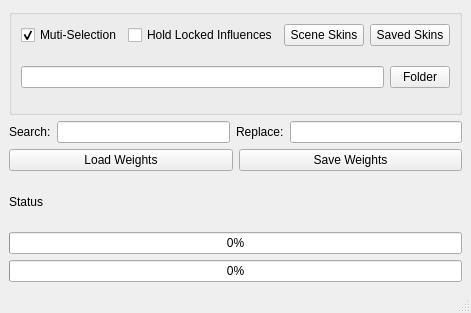
<?xml version="1.0" encoding="UTF-8"?>
<ui version="4.0">
 <class>saveWeightsWin</class>
 <widget class="QMainWindow" name="saveWeightsWin">
  <property name="geometry">
   <rect>
    <x>0</x>
    <y>0</y>
    <width>433</width>
    <height>313</height>
   </rect>
  </property>
  <property name="sizePolicy">
   <sizepolicy hsizetype="Fixed" vsizetype="Fixed">
    <horstretch>0</horstretch>
    <verstretch>0</verstretch>
   </sizepolicy>
  </property>
  <property name="windowTitle">
   <string>MainWindow</string>
  </property>
  <widget class="QWidget" name="centralwidget">
   <layout class="QVBoxLayout" name="verticalLayout_4">
    <item>
     <layout class="QVBoxLayout" name="verticalLayout">
      <item>
       <widget class="QGroupBox" name="saveLoadGrpBoxLayout">
        <property name="title">
         <string/>
        </property>
        <layout class="QVBoxLayout" name="verticalLayout_3">
         <item>
          <layout class="QHBoxLayout" name="horizontalLayout_3">
           <item>
            <widget class="QCheckBox" name="multiSelectionCheckBox">
             <property name="text">
              <string>Muti-Selection</string>
             </property>
             <property name="checked">
              <bool>true</bool>
             </property>
            </widget>
           </item>
           <item>
            <widget class="QCheckBox" name="holdLockedCheckBox">
             <property name="text">
              <string>Hold Locked Influences</string>
             </property>
            </widget>
           </item>
           <item>
            <widget class="QPushButton" name="selectSkinnedGeoPushButton">
             <property name="text">
              <string>Scene Skins</string>
             </property>
            </widget>
           </item>
           <item>
            <widget class="QPushButton" name="selectFileSkinnedGeoPushButton">
             <property name="text">
              <string>Saved Skins</string>
             </property>
            </widget>
           </item>
          </layout>
         </item>
         <item>
          <layout class="QVBoxLayout" name="verticalLayout_2">
           <item>
            <layout class="QHBoxLayout" name="horizontalLayout">
             <item>
              <widget class="QLineEdit" name="fileLineEdit"/>
             </item>
             <item>
              <widget class="QPushButton" name="findFilePushButton">
               <property name="maximumSize">
                <size>
                 <width>60</width>
                 <height>16777215</height>
                </size>
               </property>
               <property name="text">
                <string>Folder</string>
               </property>
              </widget>
             </item>
            </layout>
           </item>
           <item>
            <layout class="QHBoxLayout" name="horizontalLayout_2"/>
           </item>
          </layout>
         </item>
        </layout>
       </widget>
      </item>
      <item>
       <layout class="QHBoxLayout" name="searchReplaceLayout">
        <item>
         <widget class="QLabel" name="label_2">
          <property name="text">
           <string>Search:</string>
          </property>
         </widget>
        </item>
        <item>
         <widget class="QLineEdit" name="searchLineEdit"/>
        </item>
        <item>
         <widget class="QLabel" name="label_3">
          <property name="text">
           <string>Replace:</string>
          </property>
         </widget>
        </item>
        <item>
         <widget class="QLineEdit" name="replaceLineEdit"/>
        </item>
       </layout>
      </item>
      <item>
       <layout class="QHBoxLayout" name="saveSelectButtonsLayout">
        <item>
         <widget class="QPushButton" name="loadWeightsPushButton">
          <property name="text">
           <string>Load Weights</string>
          </property>
         </widget>
        </item>
        <item>
         <widget class="QPushButton" name="saveWeightsPushButton">
          <property name="text">
           <string>Save Weights</string>
          </property>
         </widget>
        </item>
       </layout>
      </item>
      <item>
       <layout class="QVBoxLayout" name="progressBarLayout">
        <item>
         <widget class="QLabel" name="statusText">
          <property name="text">
           <string>Status</string>
          </property>
         </widget>
        </item>
        <item>
         <widget class="QProgressBar" name="currentProgressBar">
          <property name="value">
           <number>0</number>
          </property>
         </widget>
        </item>
        <item>
         <widget class="QProgressBar" name="totalProgressBar">
          <property name="value">
           <number>0</number>
          </property>
         </widget>
        </item>
       </layout>
      </item>
     </layout>
    </item>
   </layout>
  </widget>
  <widget class="QMenuBar" name="menubar">
   <property name="geometry">
    <rect>
     <x>0</x>
     <y>0</y>
     <width>433</width>
     <height>21</height>
    </rect>
   </property>
  </widget>
  <widget class="QStatusBar" name="statusbar"/>
 </widget>
 <resources/>
 <connections>
  <connection>
   <sender>multiSelectionCheckBox</sender>
   <signal>clicked(bool)</signal>
   <receiver>fileLineEdit</receiver>
   <slot>setEnabled(bool)</slot>
   <hints>
    <hint type="sourcelabel">
     <x>77</x>
     <y>52</y>
    </hint>
    <hint type="destinationlabel">
     <x>88</x>
     <y>79</y>
    </hint>
   </hints>
  </connection>
  <connection>
   <sender>multiSelectionCheckBox</sender>
   <signal>clicked(bool)</signal>
   <receiver>findFilePushButton</receiver>
   <slot>setEnabled(bool)</slot>
   <hints>
    <hint type="sourcelabel">
     <x>150</x>
     <y>54</y>
    </hint>
    <hint type="destinationlabel">
     <x>337</x>
     <y>78</y>
    </hint>
   </hints>
  </connection>
 </connections>
</ui>
